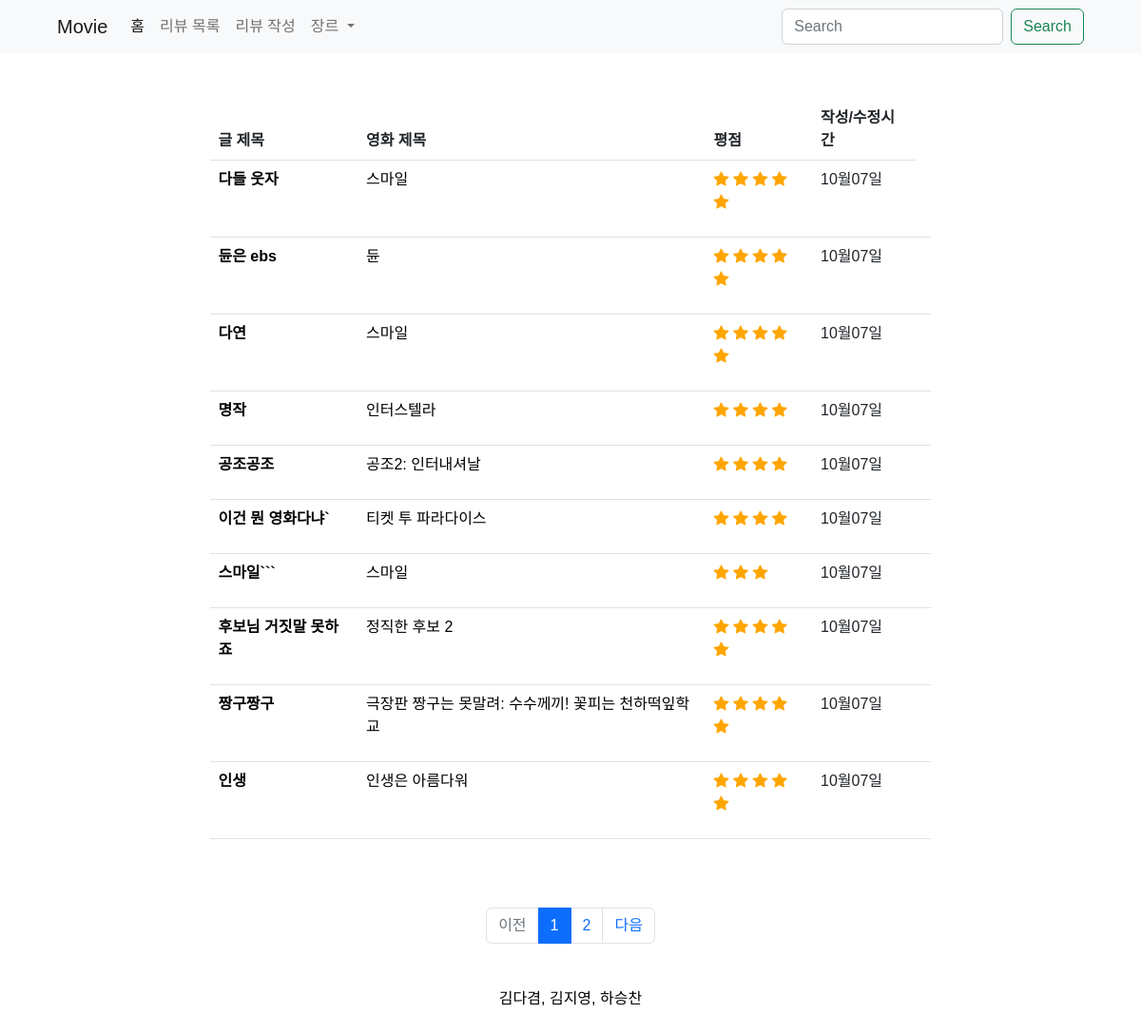
Before: /movies/index/ with the older database file.
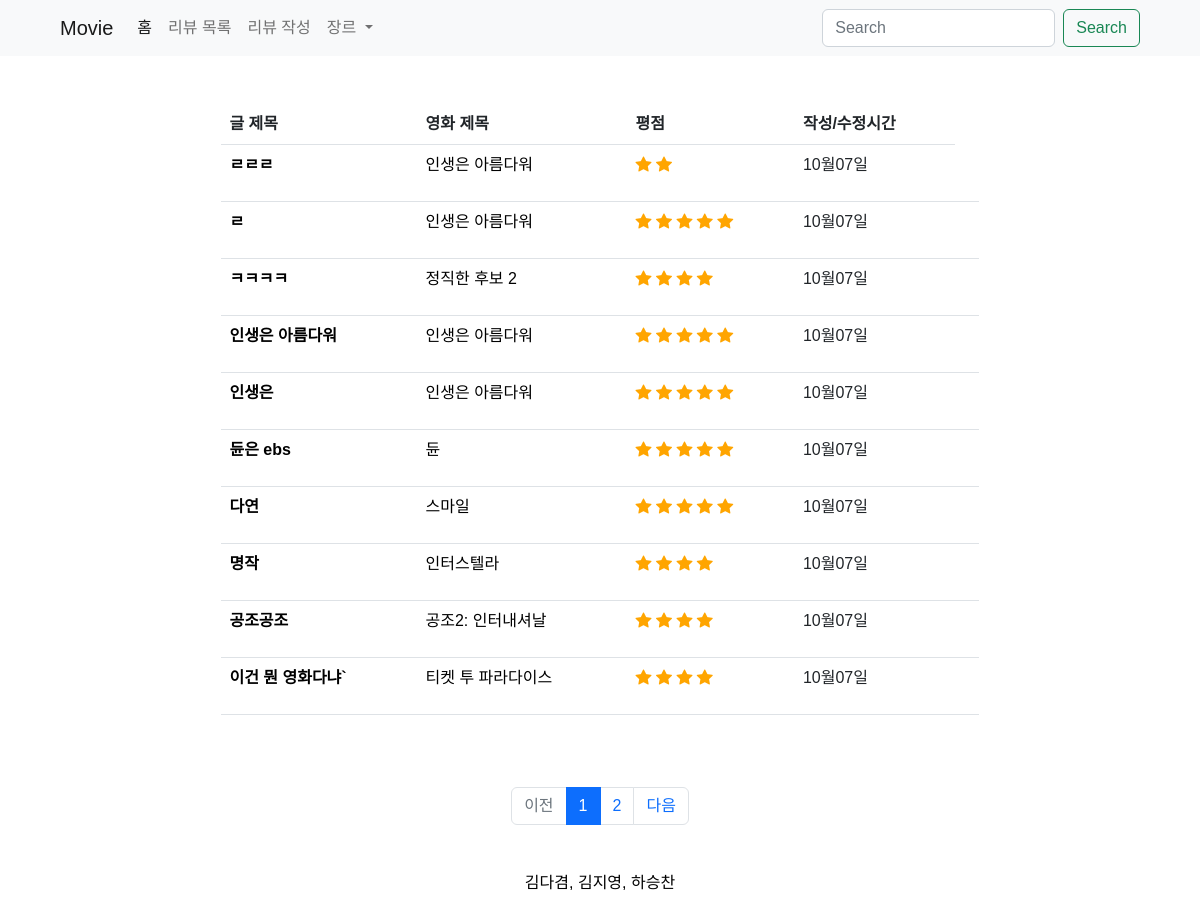
After: the same page with the newer database file.
### movies/models.py (models this page shows)
class Review(models.Model):
    title = models.CharField(max_length=30)
    content = models.TextField()
    movie_name = models.CharField(max_length=30, choices=title_table)
    grade = models.IntegerField(choices=RATE_CHOICES)
    created_at = models.DateField(auto_now_add=True)
    updated_at = models.DateField(auto_now=True)
    genre = models.CharField(max_length=5, choices=genre_table)

### movies/views.py (the view)
# urls.py: path("index/", views.index, name="index"),
def index(request):
    reviews = Review.objects.order_by('-pk')
    page = request.GET.get('page')
    paginator = Paginator(reviews, 10)
    page_obj = paginator.get_page(page)
    context = {
        "reviews": reviews,
        "page_obj": page_obj,
    }
    return render(request, "movies/index.html", context)

### movies/templates/movies/index.html (shortened to what this page needs)
{% extends 'base.html' %}
{% load static %}
{% block content %}
  <div class="container my-5" style="width: 70%;">
    {% if reviews %}
      <table class="table mt-5">
        <thead>
          <tr>
            <th scope="col">글 제목</th>
            <th scope="col">영화 제목</th>
            <th scope="col">평점</th>
            <th scope="col">작성/수정시간</th>
          </tr>
        </thead>
        <tbody>
          {% for review in page_obj %}
            <tr>
              <th scope="row">
                <a class="text-decoration-none text-black" href="{% url 'movies:detail' review.pk %}">{{ review.title }}</a>
              </th>
              <td>
                <a class="text-decoration-none text-black" href="{% url 'movies:detail' review.pk %}">{{ review.movie_name }}</a>
              </td>
              <td>
                {% if review.grade == 5 %}
                  <p>
                    <i class="bi bi-star-fill" style="color:orange;"></i>
                    <i class="bi bi-star-fill" style="color:orange;"></i>
                    <i class="bi bi-star-fill" style="color:orange;"></i>
                    <i class="bi bi-star-fill" style="color:orange;"></i>
                    <i class="bi bi-star-fill" style="color:orange;"></i>
                  </p>
                {% endif %}
                {% if review.grade == 4 %}
                  <p>
                    <i class="bi bi-star-fill" style="color:orange;"></i>
                    <i class="bi bi-star-fill" style="color:orange;"></i>
                    <i class="bi bi-star-fill" style="color:orange;"></i>
                    <i class="bi bi-star-fill" style="color:orange;"></i>
                  </p>
                {% endif %}
                {% if review.grade == 3 %}
                  <p>
                    <i class="bi bi-star-fill" style="color:orange;"></i>
                    <i class="bi bi-star-fill" style="color:orange;"></i>
                    <i class="bi bi-star-fill" style="color:orange;"></i>
                  </p>
                {% endif %}
                {% if review.grade == 2 %}
                  <p>
                    <i class="bi bi-star-fill" style="color:orange;"></i>
                    <i class="bi bi-star-fill" style="color:orange;"></i>
                  </p>
                {% endif %}
              </td>
              <td>
                {% if review.created_at == review.updated_at %}
                  {{ review.created_at|date:'m월d일' }}
                {% endif %}
              </td>
              <td>
              </td>
            </tr>
          {% endfor %}
        </tbody>
      </table>
      <br>
      <div id="paging">
        <ul class="pagination justify-content-center" style="margin-top: 2rem;">
          {% if page_obj.has_previous %}
            <li class="page-item">
              <a class="page-link" href="?&page={{ page_obj.previous_page_number }}">이전</a>
            {% else %}
              <li class="page-item disabled">
                <a class="page-link" tabindex="-1" aria-disabled="true" href="#">이전</a>
              </li>
            {% endif %}
            {% for page_number in page_obj.paginator.page_range %}
              {% if page_number == page_obj.number %}
                <li class="page-item active" aria-current="page">
                  <a class="page-link" href="?&page={{ page_number }}">{{ page_number }}</a>
                </li>
              {% else %}
                <li class="page-item">
                  <a class="page-link" href="?&page={{ page_number }}">{{ page_number }}</a>
                </li>
              {% endif %}
            {% endfor %}
            {% if page_obj.has_next %}
              <li class="page-item">
                <a class="page-link" href="?&page={{ page_obj.next_page_number }}">다음</a>
              </li>
            {% else %}
              <li class="page-item disabled">
                <a class="page-link" tabindex="-1" aria-disabled="true" href="#">다음</a>
              </li>
            {% endif %}
          </ul>
        </div>
      {%endif %}
    </div>
    {% endblock %}

Changed rows visible on the page:
removed Review: title "다들 웃자", movie_name "스마일", grade 5 (drawn), created_at "10월07일"
removed Review: title "스마일```", movie_name "스마일", grade 3 (drawn), created_at "10월07일"
removed Review: title "후보님 거짓말 못하죠", movie_name "정직한 후보 2", grade 5 (drawn), created_at "10월07일"
no longer on this page (row unchanged): Review: title "짱구짱구", movie_name "극장판 짱구는 못말려: 수수께끼! 꽃피는 천하떡잎학교", grade 5 (drawn), created_at "10월07일"
removed Review: title "인생", movie_name "인생은 아름다워", grade 5 (drawn), created_at "10월07일"
added Review: title "ㄹㄹㄹ", movie_name "인생은 아름다워", grade 2 (drawn), created_at "10월07일"
added Review: title "ㄹ", movie_name "인생은 아름다워", grade 5 (drawn), created_at "10월07일"
added Review: title "ㅋㅋㅋㅋ", movie_name "정직한 후보 2", grade 4 (drawn), created_at "10월07일"
added Review: title "인생은 아름다워", movie_name "인생은 아름다워", grade 5 (drawn), created_at "10월07일"
added Review: title "인생은", movie_name "인생은 아름다워", grade 5 (drawn), created_at "10월07일"
